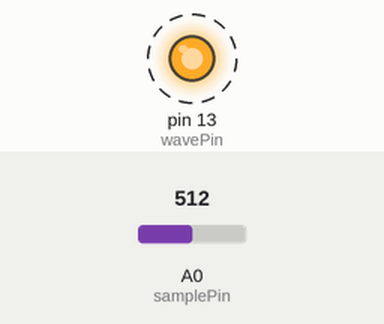
This program was run on a simulated Arduino Uno, built with avr-gcc and run on an emulated ATmega328P. On the bench: output pins drawn as LEDs (lit = HIGH). Dashed ring = blinking. The inputs (shaded band) are chosen by the test bench; at power-on: A0 (samplePin) = 512. What the program prints to the serial monitor is not drawn.

Above: at 0.55 s.
Timing chart, 0 to 3.5 s (numbered marks = the images above):
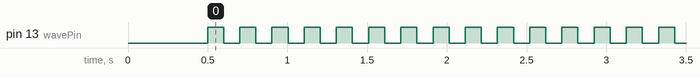

The program:

main.cpp
```cpp
#include <Arduino.h>
#include "TimerOne.h"

#define samplePeriod  0.02*1000*1000
#define wavePeriod 100

#define samplePin A0
#define wavePin 13

long int currentMillis = 0;
long int wavePrevMillis = 0;

bool waveState = LOW;

void handleSample() {
  Serial.println(analogRead(samplePin));
}

void setup() {
    // initialize LED digital pin as an output.
    Serial.begin(115200);
    pinMode(wavePin, OUTPUT);
    pinMode(samplePin, INPUT);

    Timer1.initialize(samplePeriod);
    Timer1.attachInterrupt(handleSample);

    delay(500);
}

void loop() {
    currentMillis = millis();

    if ((currentMillis - wavePrevMillis) > wavePeriod) {
        wavePrevMillis = currentMillis;
        waveState = (waveState == LOW) ? HIGH : LOW;
        digitalWrite(wavePin, waveState);
    }
}
```

Measured:
- by itself, pin 13 (wavePin): alternates HIGH for 0.10 s and LOW for 0.10 s
